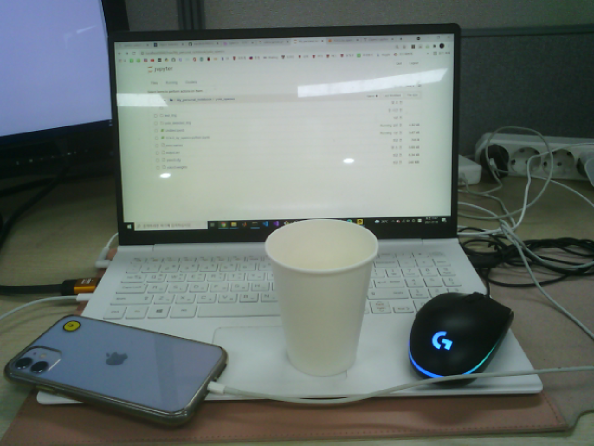
#> input picture YOLO/test_img/uvccamera3_3.png, 1188 x 891 px (shown at 1/2 size)
$ jupyter execute --allow-errors YOLO_by_opencv-python.ipynb
#> lines starting #> are read from the running program, lines starting #| are printed output that depends on the picture
[cell 1]
import cv2
import numpy as np
import matplotlib.pyplot as plt
#print(cv2.__version__)

#> (a cell that did not finish here is left out)

[cell 3]
# 이미지 가져오기
img = cv2.imread("test_img/uvccamera3_3.png")
#> img is the input picture: shape (891, 1188, 3); mean B, G, R 108.3, 112.9, 103.4
img = cv2.resize(img, None, fx=0.4, fy=0.4)
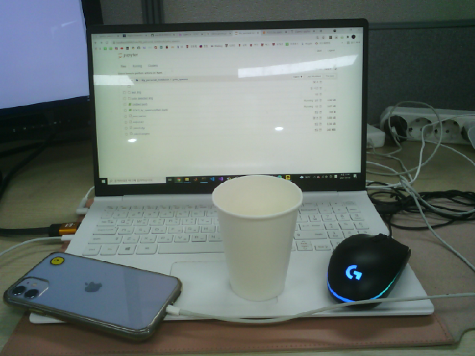
#> img: shape (356, 475, 3); mean B, G, R 108.3, 112.9, 103.4
height, width, channels = img.shape
#> height = 356; width = 475; channels = 3

# plt.show()

[cell 4]
# Detecting objects
blob = cv2.dnn.blobFromImage(img, 0.00392, (416, 416), (0, 0, 0), True, crop=False)
#> (the rest of this cell did not finish here and is left out)

[cell 5]
# 정보를 화면에 표시
class_ids = []
confidences = []
boxes = []
#> (the rest of this cell did not finish here and is left out)

[cell 6]
indexes = cv2.dnn.NMSBoxes(boxes, confidences, 0.5, 0.4)

[cell 7]
font = cv2.FONT_HERSHEY_PLAIN
for i in range(len(boxes)):
    if i in indexes:
        x, y, w, h = boxes[i]
        label = str(classes[class_ids[i]])
        color = colors[i]
        cv2.rectangle(img, (x, y), (x + w, y + h), color, 2)
        cv2.putText(img, label, (x, y + 30), font, 3, color, 3)
        #print(label) #check what has detected with yolov3

cv2.imwrite('.\yolo_detected_img\YOLO_detected_img.png', img)
cv2.imshow("Image", img)
cv2.waitKey(0)
cv2.destroyAllWindows()


$ run again, with YOLO/test_img/uvccamera3_2.png copied over YOLO/test_img/uvccamera3_3.png
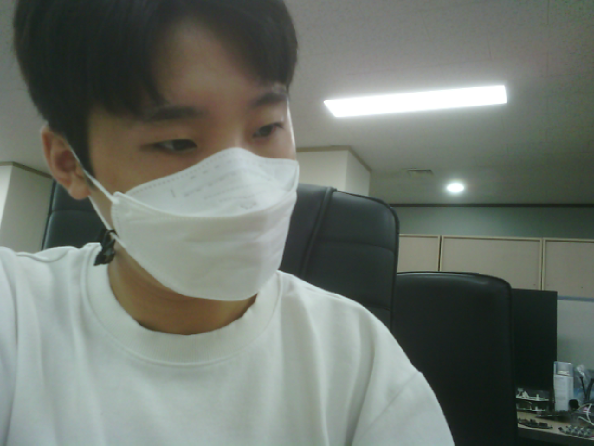
#> input picture YOLO/test_img/uvccamera3_2.png, 1188 x 891 px (shown at 1/2 size)
#> img is the input picture: shape (891, 1188, 3); mean B, G, R 108.4, 116.6, 109.9
#> `img = cv2.resize(img, None, fx=0.4, fy=0.4)`:
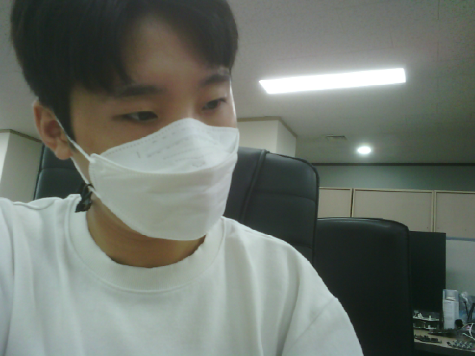
#> img: shape (356, 475, 3); mean B, G, R 108.4, 116.6, 109.9

$ run again, with YOLO/test_img/Eco_gallary_party.jpg saved as YOLO/test_img/uvccamera3_3.png
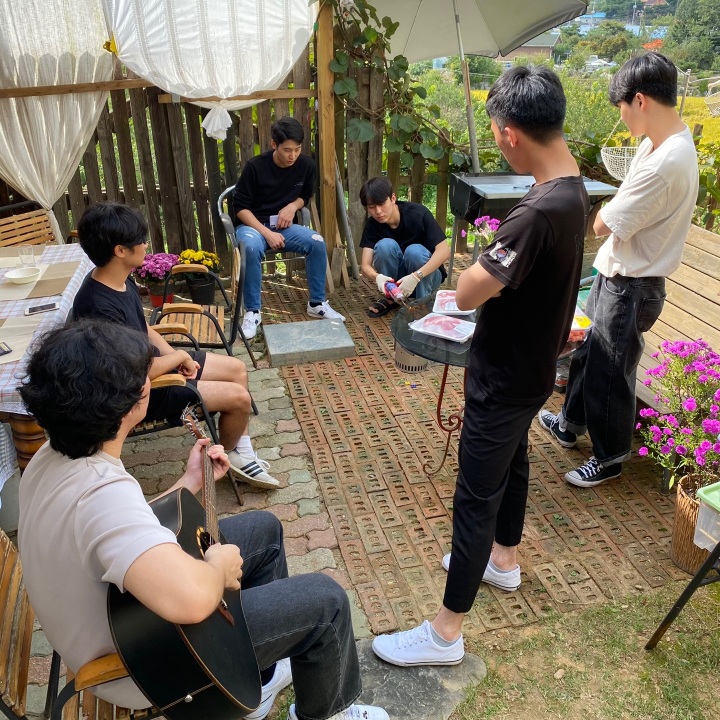
#> input picture YOLO/test_img/Eco_gallary_party.jpg, 1440 x 1440 px (shown at 1/2 size)
#> img is the input picture: shape (1440, 1440, 3); mean B, G, R 92.3, 108.7, 119
#> `img = cv2.resize(img, None, fx=0.4, fy=0.4)`:
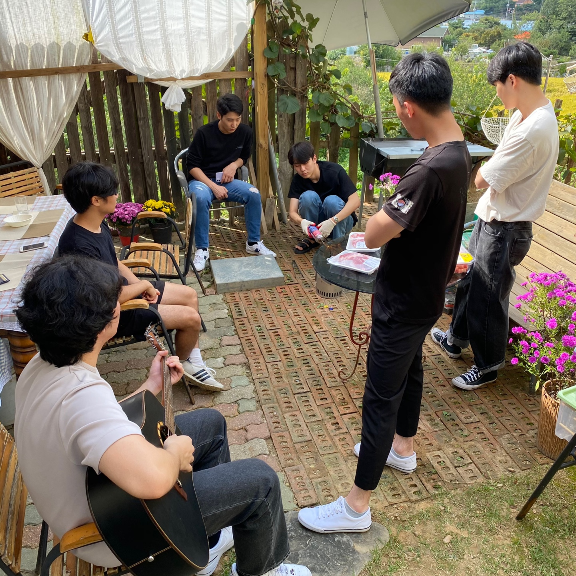
#> img: shape (576, 576, 3); mean B, G, R 92.2, 108.6, 119
